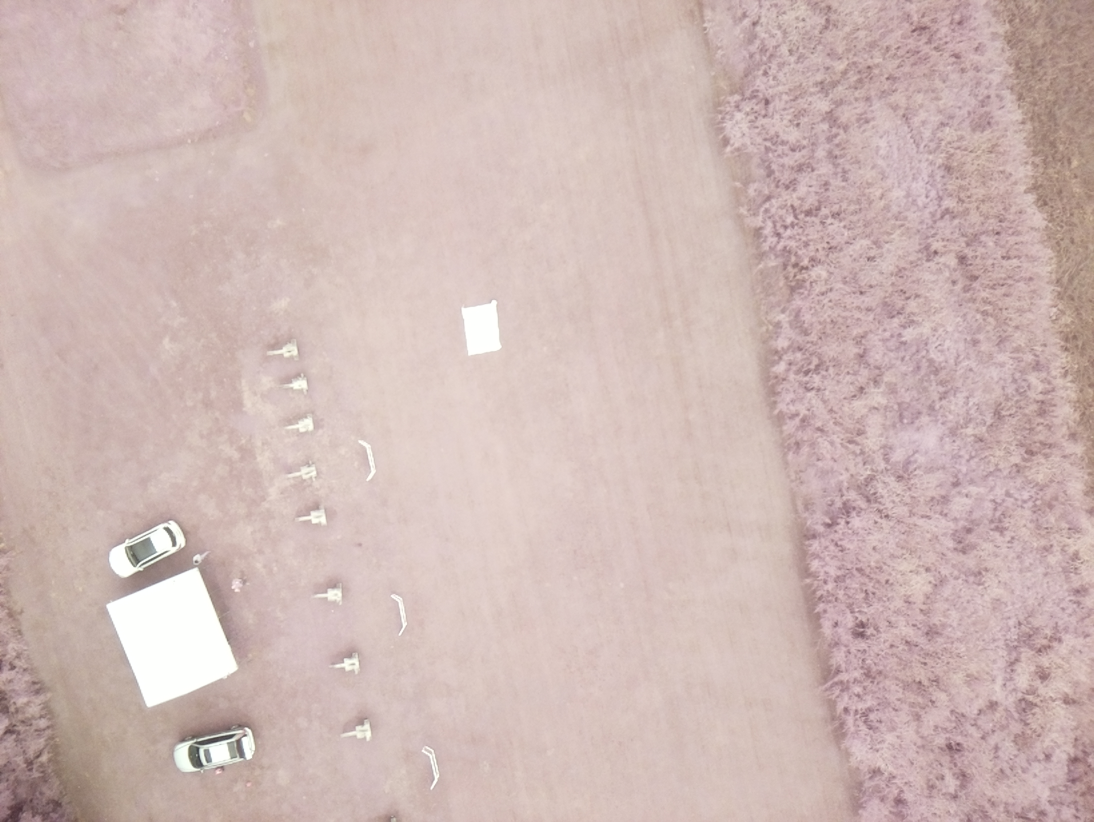
#> input picture img1538674924526.jpg, 3280 x 2464 px (shown at 1/3 size)
$ python tentDetect.py   (older library calls are emulated)
#> lines starting #> are read from the running program, lines starting #| are printed output that depends on the picture; after the words box and inside, x2 and y2 are one past the last pixel; in counts of white or black regions, pixels touching at a corner belong together; long printed decimals are rounded
import cv2
import numpy as np
import imutils


def distance_to_camera(knownWidth, focalLength, perWidth):
    # compute and return the distance from the maker to the camer
    return (knownWidth * focalLength) / perWidth

def getsquare(image):
    #f = open("demofile.txt", "w")
    #i = 1
#> called with image = 'img1538674924526.jpg'
    frun = True
    img = cv2.imread(image)
#> img is the input picture: shape (2464, 3280, 3); mean B, G, R 181.3, 185.1, 207.2
    gray = cv2.cvtColor(img, cv2.COLOR_BGR2GRAY)
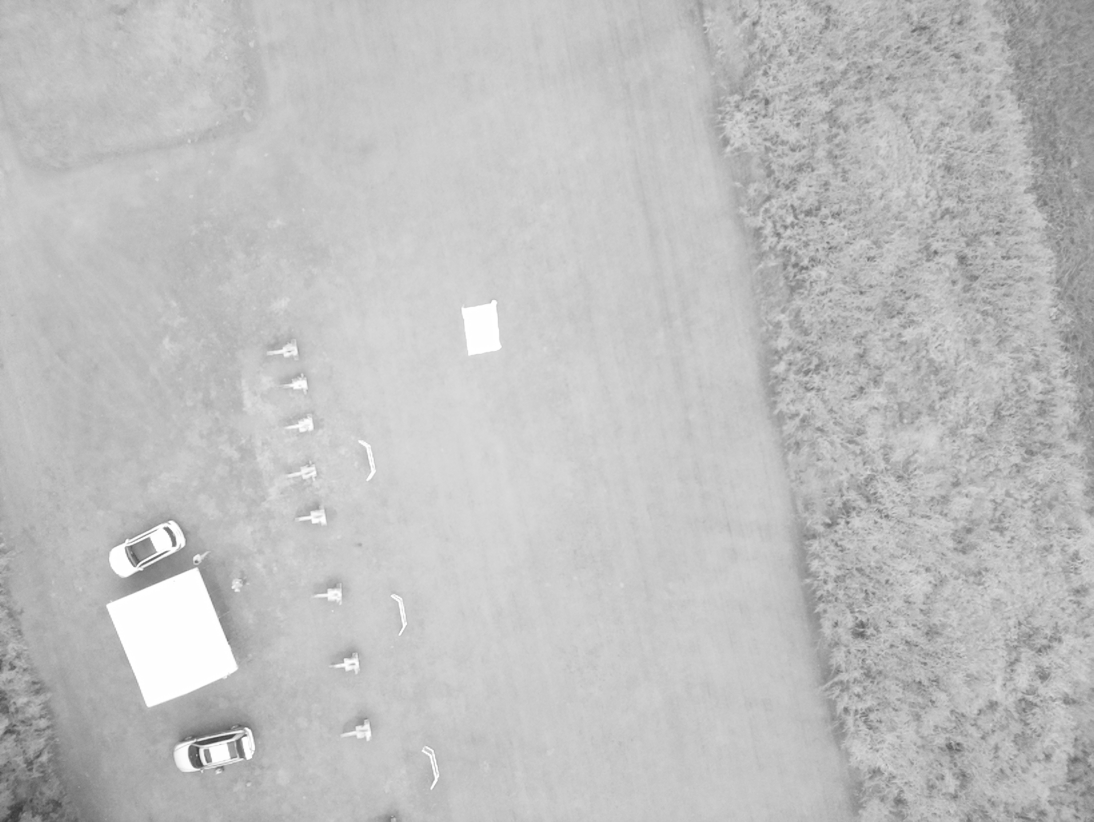
#> gray: shape (2464, 3280) (shown at 1/3 size); min 54, max 255, mean 191.3
    blurred = cv2.GaussianBlur(gray, (5, 5), 0)
    thresh = cv2.threshold(blurred, 230, 255, cv2.THRESH_BINARY)[1]
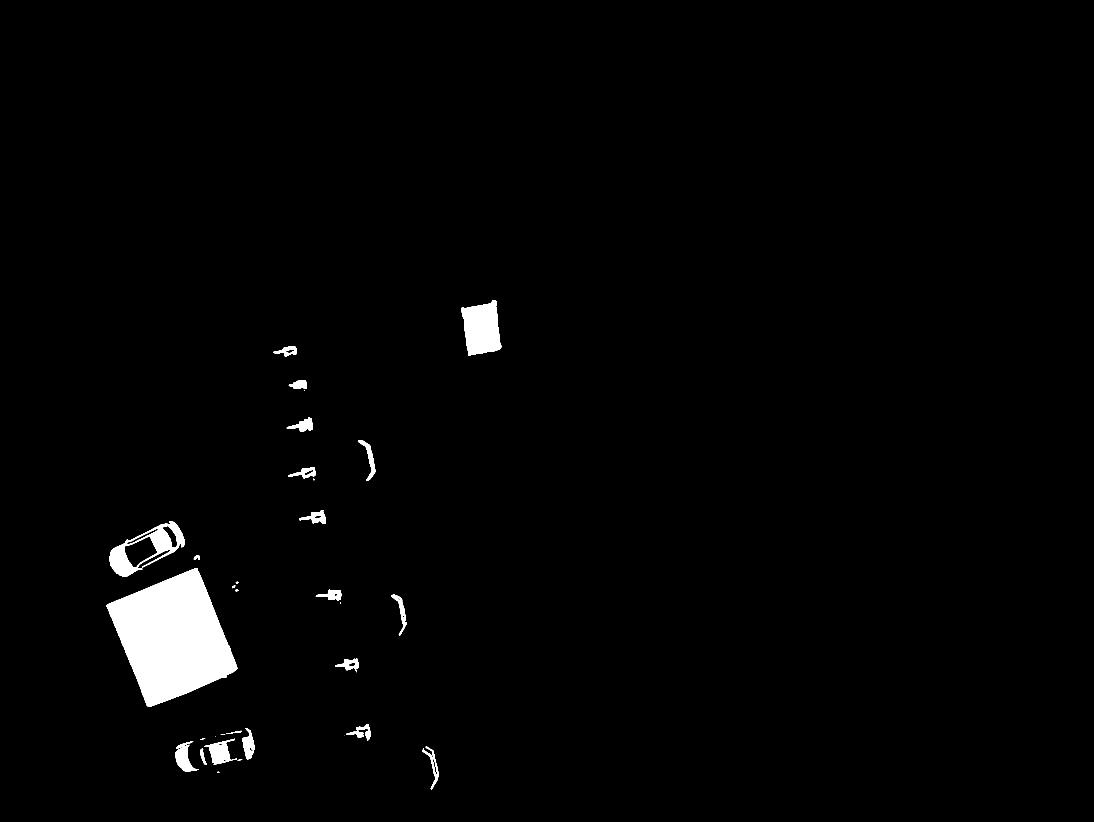
#> thresh: shape (2464, 3280) (shown at 1/3 size); 1.8% white; 33 white regions (7 under 20 px)
    cnts = cv2.findContours(thresh.copy(), cv2.RETR_EXTERNAL,cv2.CHAIN_APPROX_SIMPLE)
#> cnts = 33 contours, 9 with area under 20; largest, box (x1, y1, x2, y2) and area: (320, 1704, 713, 2121) 97891, (328, 1563, 554, 1730) 18608, (1385, 900, 1505, 1067) 14336, (613, 2216, 711, 2294) 3226, (526, 2224, 597, 2314) 2776
    cnts = cnts[0] if imutils.is_cv2() else cnts[1]
    for c in cnts:

        M = cv2.moments(c)
        peri = cv2.arcLength(c, True)
        approx = cv2.approxPolyDP(c, 0.14 * peri, True)
        area = cv2.contourArea(c)

        if len(approx) == 4:
            (x, y, w, h) = cv2.boundingRect(approx)

            ar = w / float(h)
            if area > 2000 and ar >= 0.60 and ar <= 1.30:  # 7000 is arbitrary for this purpose its the area of the larget object on test image / 2
                cv2.drawContours(img, [c], -1, (0, 255, 0), 2)
                marker = cv2.minAreaRect(c)
                focalLength = 415.15
                objectdist = distance_to_camera(20,focalLength, marker[1][0])
                print('the d ='+str(objectdist))
                #f.write(str(area)+"     ,"+str(i)+"  END\n\n\n\n")
                #i += 1

        else:
            pass
#> this loop made 33 passes
#> (peri, approx, area, x, y, w, h, ar) on passes 22, 33: (1343.9, [[590, 1704], [320, 1815], [445, 2120], [712, 2004]], 97891, 320, 1704, 393, 417, 0.942), (528, [[1486, 901], [1385, 923], [1405, 1066], [1504, 1040]], 14336.5, 1385, 901, 120, 166, 0.723)
#> (peri, approx, area) on passes 3, 4, 5, 6, 11, 12: (114.2, [[605, 2246], [620, 2292]], 315.5), (519.9, [[1277, 2240], [1295, 2367]], 999), (386, [[579, 2224], [550, 2312]], 2776), (400.9, [[703, 2216], [640, 2292]], 3226), (133.8, [[1090, 2208], [1038, 2202]], 447.5), (102.6, [[725, 2193], [678, 2201]], 92)
#| the d =28.020
#| the d =76.604

    rrs = cv2.resize(img, (1280,720))
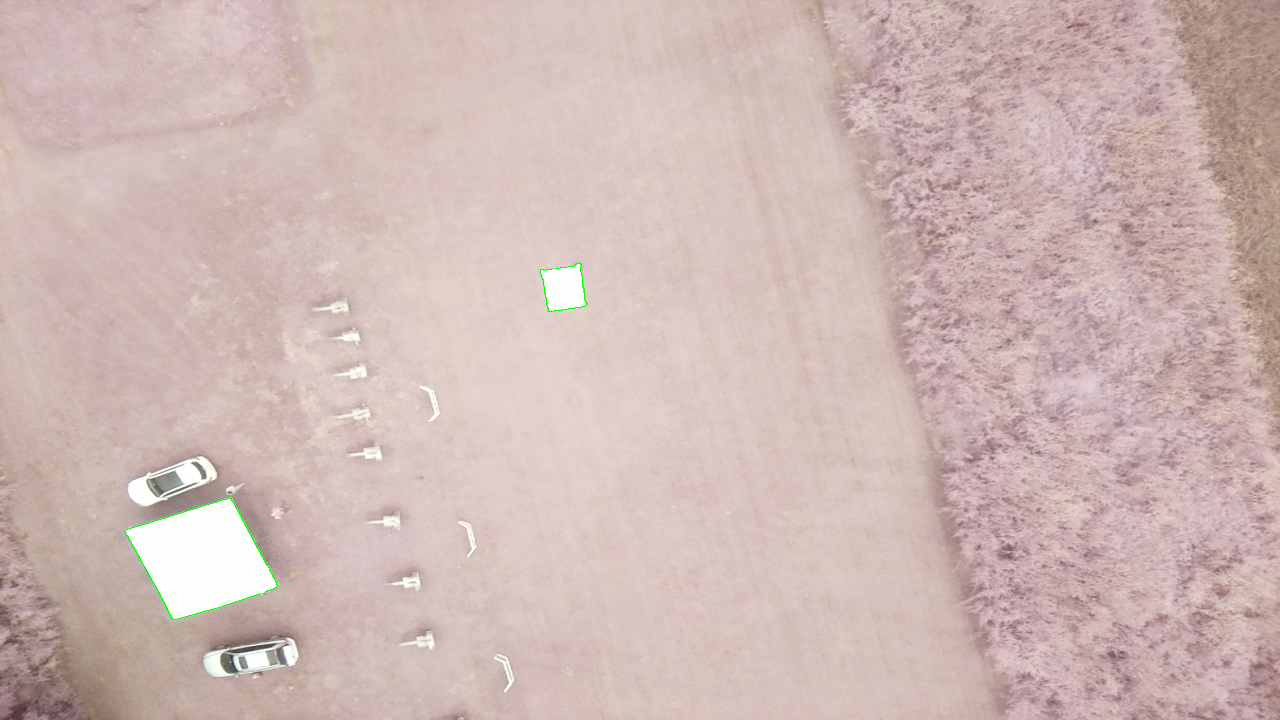
#> rrs: shape (720, 1280, 3); mean B, G, R 181, 185, 206.9
    cv2.imshow("final", rrs)
    cv2.waitKey(0)
    cv2.destroyAllWindows()


    # [13 lines of commented-out code are left out]
img = 'img1538674924526.jpg'
getsquare(img)
